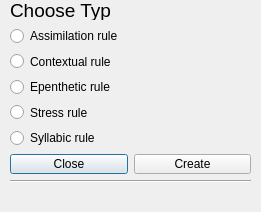
<?xml version="1.0" encoding="UTF-8"?>
<ui version="4.0">
 <class>Dialog</class>
 <widget class="QDialog" name="Dialog">
  <property name="geometry">
   <rect>
    <x>0</x>
    <y>0</y>
    <width>261</width>
    <height>212</height>
   </rect>
  </property>
  <property name="windowTitle">
   <string>Dialog</string>
  </property>
  <widget class="QWidget" name="verticalLayoutWidget">
   <property name="geometry">
    <rect>
     <x>10</x>
     <y>0</y>
     <width>241</width>
     <height>182</height>
    </rect>
   </property>
   <layout class="QVBoxLayout" name="verticalLayout">
    <item>
     <widget class="QLabel" name="label">
      <property name="maximumSize">
       <size>
        <width>100</width>
        <height>25</height>
       </size>
      </property>
      <property name="font">
       <font>
        <pointsize>14</pointsize>
       </font>
      </property>
      <property name="text">
       <string>Choose Type:</string>
      </property>
     </widget>
    </item>
    <item>
     <widget class="QRadioButton" name="radioButton_ass">
      <property name="text">
       <string>Assimilation rule</string>
      </property>
     </widget>
    </item>
    <item>
     <widget class="QRadioButton" name="radioButton_con">
      <property name="text">
       <string>Contextual rule</string>
      </property>
     </widget>
    </item>
    <item>
     <widget class="QRadioButton" name="radioButton_epen">
      <property name="text">
       <string>Epenthetic rule</string>
      </property>
     </widget>
    </item>
    <item>
     <widget class="QRadioButton" name="radioButton_stress">
      <property name="text">
       <string>Stress rule</string>
      </property>
     </widget>
    </item>
    <item>
     <widget class="QRadioButton" name="radioButton_syll">
      <property name="text">
       <string>Syllabic rule</string>
      </property>
     </widget>
    </item>
    <item>
     <spacer name="verticalSpacer">
      <property name="orientation">
       <enum>Qt::Vertical</enum>
      </property>
      <property name="sizeHint" stdset="0">
       <size>
        <width>20</width>
        <height>40</height>
       </size>
      </property>
     </spacer>
    </item>
    <item>
     <layout class="QHBoxLayout" name="horizontalLayout">
      <item>
       <widget class="QPushButton" name="pushButton_close">
        <property name="minimumSize">
         <size>
          <width>100</width>
          <height>0</height>
         </size>
        </property>
        <property name="text">
         <string>Close</string>
        </property>
       </widget>
      </item>
      <item>
       <widget class="QPushButton" name="pushButton_create">
        <property name="minimumSize">
         <size>
          <width>100</width>
          <height>0</height>
         </size>
        </property>
        <property name="text">
         <string>Create</string>
        </property>
       </widget>
      </item>
     </layout>
    </item>
    <item>
     <widget class="Line" name="line">
      <property name="orientation">
       <enum>Qt::Horizontal</enum>
      </property>
     </widget>
    </item>
   </layout>
  </widget>
 </widget>
 <resources/>
 <connections/>
</ui>
